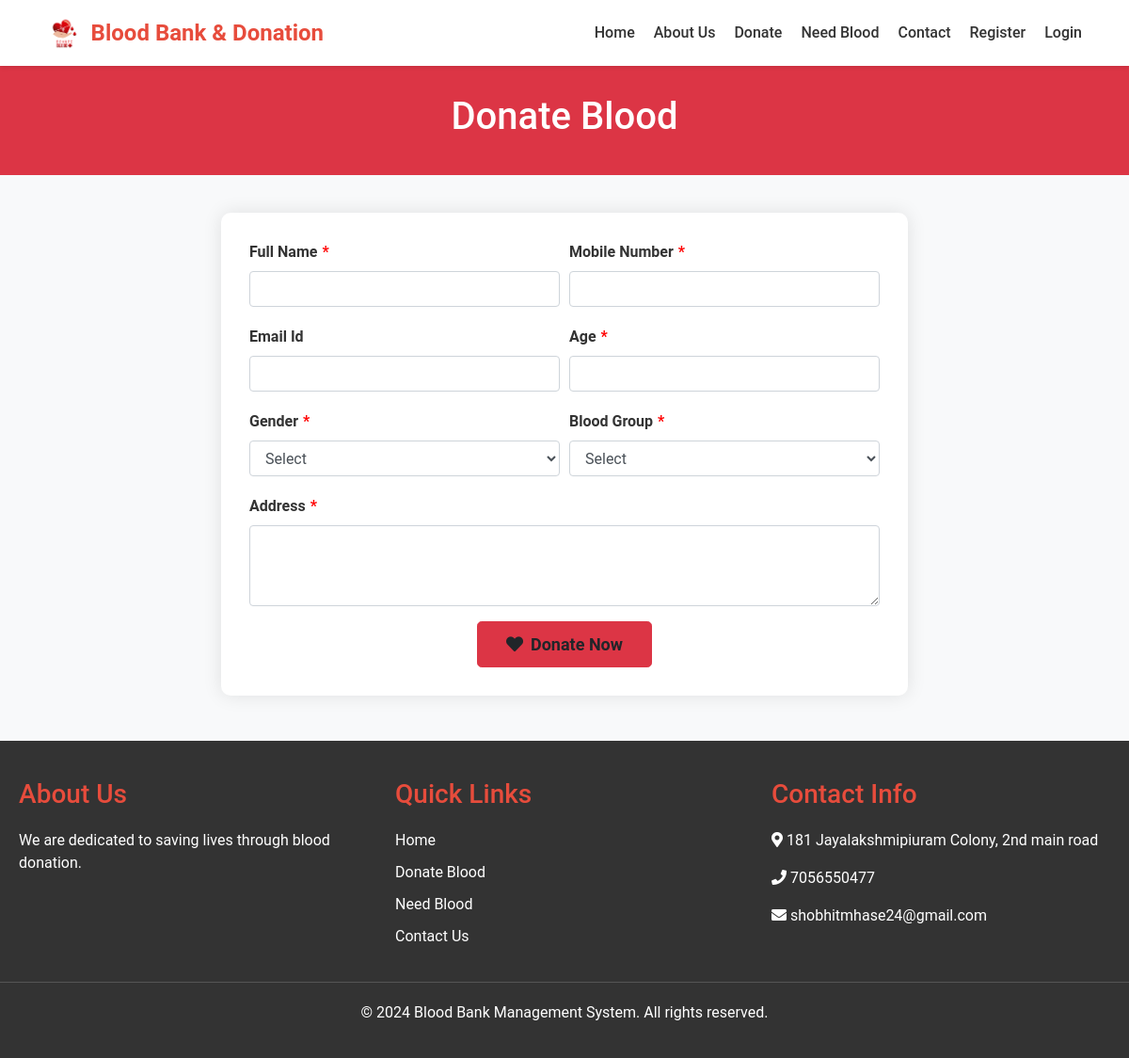
Page /donate_blood.php on the committed database.
### tables this page shows
create table contact_info(
contact_id int auto_increment Not Null,
contact_address varchar(100) NOT NULL,
contact_mail varchar(50) NOT NULL,
contact_phone varchar(100) NOT NULL,
primary key(contact_id)
);

### donate_blood.php (the view, shortened to what this page needs)
<?php
include 'head.php';
include 'conn.php';
?>
<!DOCTYPE html>
<html lang="en">
<head>
    <link rel="stylesheet" href="https://maxcdn.bootstrapcdn.com/bootstrap/4.5.2/css/bootstrap.min.css">
    <link rel="stylesheet" href="https://cdnjs.cloudflare.com/ajax/libs/font-awesome/5.15.3/css/all.min.css">
</head>
<body>
    <div class="page-header">
        <div class="container">
            <h1 class="text-center">Donate Blood</h1>
        </div>
    </div>
    <div class="container mb-5">
        <div class="row justify-content-center">
            <div class="col-md-8">
                <div class="form-container">
                    <form name="donor" action="<?php echo htmlspecialchars($_SERVER["PHP_SELF"]); ?>" method="post" onsubmit="return validateForm()">
                        <div class="form-row">
                            <div class="form-group col-md-6">
                                <label for="fullname" class="required-field">Full Name</label>
                                <input type="text" name="fullname" id="fullname" class="form-control" required>
                            </div>
                            <div class="form-group col-md-6">
                                <label for="mobileno" class="required-field">Mobile Number</label>
                                <input type="text" name="mobileno" id="mobileno" class="form-control" required>
                            </div>
                        </div>
                        <div class="form-row">
                            <div class="form-group col-md-6">
                                <label for="emailid">Email Id</label>
                                <input type="email" name="emailid" id="emailid" class="form-control">
                            </div>
                            <div class="form-group col-md-6">
                                <label for="age" class="required-field">Age</label>
                                <input type="number" name="age" id="age" class="form-control" required>
                            </div>
                        </div>
                        <div class="form-row">
                            <div class="form-group col-md-6">
                                <label for="gender" class="required-field">Gender</label>
                                <select name="gender" id="gender" class="form-control" required>
                                    <option value="">Select</option>
                                </select>
                            </div>
                            <div class="form-group col-md-6">
                                <label for="blood" class="required-field">Blood Group</label>
                                <select name="blood" id="blood" class="form-control" required>
                                    <option value="" selected disabled>Select</option>
                                </select>
                            </div>
                        </div>
                        <div class="form-group">
                            <label for="address" class="required-field">Address</label>
                            <textarea class="form-control" name="address" id="address" rows="3" required></textarea>
                        </div>
                        <div class="text-center">
                            <button type="submit" name="submit" class="btn btn-donate btn-lg">
                                <i class="fas fa-heart mr-2"></i>Donate Now
                            </button>
                        </div>
                    </form>
                </div>
            </div>
        </div>
    </div>
    <?php include('footer.php') ?>
</body>
</html>

### footer.php (shortened to what this page needs)
<?php
include 'conn.php';
$sql = "SELECT * FROM contact_info WHERE contact_id = 1";
$result = mysqli_query($conn, $sql);
$contact_info = mysqli_fetch_assoc($result);
?>
<!DOCTYPE html>
<html lang="en">
<head>
    <link rel="stylesheet" href="https://cdnjs.cloudflare.com/ajax/libs/font-awesome/5.15.3/css/all.min.css">
</head>
<body>
    <footer id="footer">
        <div class="footer-content">
            <div class="footer-section">
                <h3>About Us</h3>
                <p>We are dedicated to saving lives through blood donation.</p>
            </div>
            <div class="footer-section">
                <h3>Quick Links</h3>
                <ul>
                    <li><a href="home.php">Home</a></li>
                    <li><a href="donate_blood.php">Donate Blood</a></li>
                    <li><a href="need_blood.php">Need Blood</a></li>
                    <li><a href="contact_us.php">Contact Us</a></li>
                </ul>
            </div>
            <div class="footer-section">
                <h3>Contact Info</h3>
                <p><i class="fas fa-map-marker-alt"></i> <?php echo $contact_info['contact_address']; ?></p>
                <p><i class="fas fa-phone"></i> <?php echo $contact_info['contact_phone']; ?></p>
                <p><i class="fas fa-envelope"></i> <?php echo $contact_info['contact_mail']; ?></p>
            </div>
        </div>
        <div class="footer-bottom">
            <p>&copy; <?php echo date("Y"); ?> Blood Bank Management System. All rights reserved.</p>
        </div>
    </footer>
</body>
</html>

### head.php (style rules this page uses)
body { margin: 0; font-family: 'Poppins', sans-serif; background-color: #f4f4f4; }

### donate_blood.php (style rules this page uses)
body { font-family: 'Roboto', sans-serif; background-color: #f8f9fa; color: #333; }
.page-header { background-color: #dc3545; color: white; padding: 30px 0; margin-bottom: 40px; }
.form-container { background-color: white; border-radius: 10px; padding: 30px; box-shadow: 0 0 20px rgba(0,0,0,0.1); }
.form-group label { font-weight: bold; }
.btn-donate { background-color: #dc3545; border-color: #dc3545; padding: 10px 30px; font-size: 18px; font-weight: bold; }
.required-field::after { content: "*"; color: red; margin-left: 5px; }

### footer.php (style rules this page uses)
#footer { background-color: #333; color: #fff; padding: 40px 0 20px; }
.footer-content { display: flex; justify-content: space-around; flex-wrap: wrap; max-width: 1200px; margin: 0 auto; }
.footer-section { flex: 1; margin: 0 20px; min-width: 200px; }
.footer-section h3 { color: #e74c3c; margin-bottom: 20px; }
.footer-section ul { list-style-type: none; padding: 0; }
.footer-section ul li { margin-bottom: 10px; }
.footer-section ul li a { color: #fff; text-decoration: none; }
.footer-bottom { text-align: center; margin-top: 20px; padding-top: 20px; border-top: 1px solid #555; }

### rows in the picture
contact_info: contact_address "181 Jayalakshmipiuram Colony, 2nd main road", contact_phone "7056550477", contact_mail "shobhitmhase24@gmail.com"
